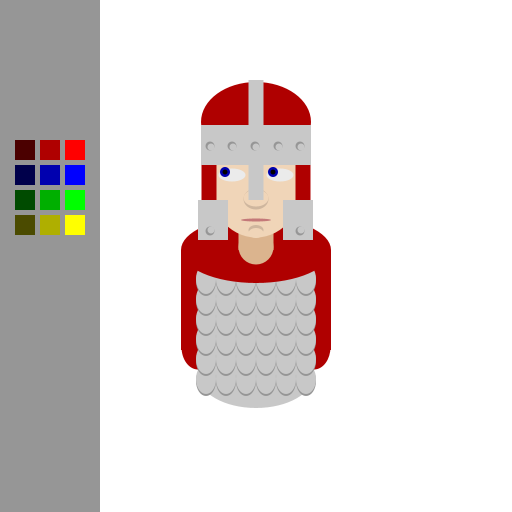
Frame 1 (no input)
Frame 60 (the mouse pressed at the canvas centre just before this capture): identical to frame 1, image omitted
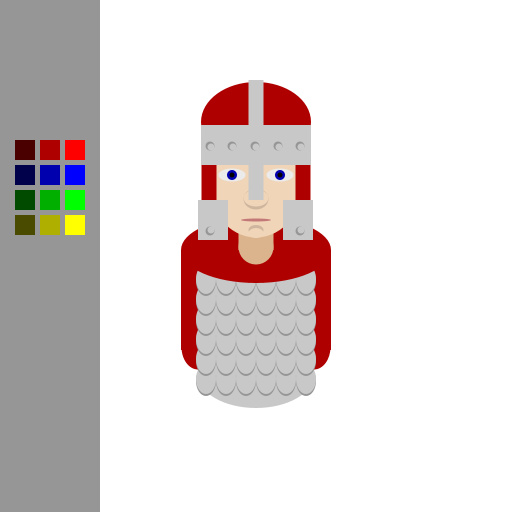
Frame 120 (the mouse held since frame 60 and released just before this capture)

The Processing sketch that drew these frames (run headless with seeded random() and noise(); from frame 60 on, the mouse is pressed at the canvas centre):

// Processing sketch: processing_71848
// ── processing_71848.pde

// creature's local origin
int localX = 256;
int localY = 175;

//-------------------------------------------

// switch to turn grid on/off
boolean gridOn = false;   // start "off"

//
// keyTyped() is called once every time a key is pressed
//     ignoring CTRL, SHIFT, ALT
void keyTyped() {
  if ( key == 'g'  || key == 'G' ) {
    gridOn = !gridOn;
  }
}

//
// draw_grid() is used to overlay a grid
//
void draw_grid() {

  // grid parameters
  int span      = 500;    // how far each way from the local origin
  int increment = 25;     // how close the lines are
                          // note: should be a factor of 100
  // draw grid
  strokeWeight( 1 );
  for ( int i=-span; i<=span; i+=increment ) {
    if ( ( i % 100 ) == 0 ) {
      stroke( 255, 0, 0, 192 );
    } else {
      stroke( 255, 0, 0, 64 );
    }
    line( localX-i, localY-span, localX-i, localY+span );

    if ( ( i % 100 ) == 0 ) {
      stroke( 0, 0, 255, 192 );
    } else {
      stroke( 0, 0, 255, 64 );
    }
    line( localX-span, localY-i, localX+span, localY-i );
  }
  
  // draw axes
  strokeWeight( 2.5 );
  stroke( 255, 0, 0 );
  line( 0, localY, width, localY );  
  stroke( 0, 0, 255 );
  line( localX, 0, localX, height );
}


//
// setup() is called once at the beginning to initialize
//
void setup() {
  size( 512, 512 );        // size of the window
  smooth();                // antialiasing 
}
//color options -----I intend to make these integer variables active in future versions as a means to select different colors for the helmet and armor.----
//red
  int r1=75; int g1=0; int b1=0;
  int r2=175; int g2=0; int b2=0;
  int r3=255; int g3=0; int b3=0;
//blue
  int r4=0; int g4=0; int b4=75;
  int r5=0; int g5=0; int b5=175;
  int r6=0; int g6=0; int b6=255;
//green
  int r7=0; int g7=75; int b7=0;
  int r8=0; int g8=175; int b8=0;
  int r9=0; int g9=255; int b9=0;
//yellow
  int r10=75; int g10=75; int b10=0;
  int r11=175; int g11=175; int b11=0;
  int r12=255; int g12=255; int b12=0;
//color pick
int rCP = r2; int gCP = g2; int bCP = b2;

//gray values---will be static color values

int gray1 = 200;
int gray2 = 150;
int eyeGray = 235;
int pupilBlack = 0;
int bg = 255;

//skin tones---will be static color values
int rNeck = 219; int gNeck = 180; int bNeck = 142;
int rHead = 240; int gHead = 213; int bHead = 184;
int rFace = 240; int gFace = 213; int bFace = 184;
int rShadow = 206; int gShadow = 182; int bShadow = 158;
int rMouth = 196; int gMouth = 121; int bMouth = 121;

//
//
// draw() is called once per frame to draw
//
void draw() {
  background( bg );       // white background

  // move the local origin??
  if ( gridOn  &&  mousePressed  &&  ( mouseButton == LEFT ) ) {
    localX = mouseX;
    localY = mouseY;
    println( "localX is " + localX + "    localY is " + localY );
  }

rectMode( CENTER );
ellipseMode( CENTER );

//--------------------------------
noStroke();



//BODY
fill(rCP, gCP, bCP);
  //rightElbow
  ellipse(localX-58,localY+172,33,45);
  //leftElbow
  ellipse(localX+58,localY+172,33,45);
  //arms
  rect(localX,localY+125,150,100);
fill(gray1);
  //waist
  ellipse(localX,localY+200,115,66);
  //chest
  rect(localX,localY+135,115,140);
  

  
//scales---------------------------------------------
  //variables----------------------------
int scW = 20;
int scH = 30;
int scSp = 20;
int scY = localY+206;
int scYEnd = localY+105;
  //-------------------------------------------

while (scY>scYEnd) {
  int scX = localX-50;
  int scXEnd = localX+51;
while (scX<scXEnd) {
  fill(gray2);
  ellipse(scX,scY,scW,scH);
fill(gray1);
  ellipse(scX,scY-2,scW,scH);
  scX=scX+scSp;
}
scY=scY-scSp;
}
//--------------------------------------------------------


fill(rCP, gCP, bCP);
  //shoulders
  ellipse(localX,localY+75,150,66);

//HEAD
fill(rNeck,gNeck,bNeck);
  //neckRound
  ellipse(localX,localY+72,35,35);
  //neck
  rect(localX,localY+50,35,50);
fill(rHead,gHead,bHead);
  //head
  ellipse(localX,localY,100,125);
fill(gray1);

//FACE
  //Eye
fill(eyeGray);
    //leftEyeScalera
    ellipse(localX-24,localY,27,13);
    //rightEyeScalera
    ellipse(localX+24,localY,27,13);
fill(r5,g5,b5); //eye blue
    //leftEyeCornea
    ellipse(localX-24+7*(mouseX-256)/256,localY+3*(mouseY-256)/256,10,10);
    //rightEyeCornea
    ellipse(localX+24+7*(mouseX-256)/256,localY+3*(mouseY-256)/256,10,10);
fill(pupilBlack);
    //leftEyePupil
    ellipse(localX-24+7*(mouseX-256)/256,localY+3*(mouseY-256)/256,5,5);
    //rightEyePupil
    ellipse(localX+24+7*(mouseX-256)/256,localY+3*(mouseY-256)/256,5,5);
fill(rMouth,gMouth,bMouth);
  //Mouth
    ellipse(localX,localY+45,30,3);
fill(rShadow,gShadow,bShadow);
  //Nose
    ellipse(localX,localY+24,25,21);
fill(rFace,gFace,bFace);
  //Nose
    ellipse(localX,localY+23,25,17);
fill(rShadow,gShadow,bShadow);
 //ChinShadow
    ellipse(localX,localY+55,15,10);
fill(rFace,gFace,bFace);
  //Chin
    ellipse(localX,localY+58,15,10);

//HELMET
fill(rCP, gCP, bCP);
  //leftSide
  rect(localX+47,localY+20,15,66);
  //rightSide
  rect(localX-47,localY+20,15,66);
fill(gray1);
  //leftCheekGuard
  rect(localX+42,localY+45,30,40);
  //rightCheekGuard
  rect(localX-43,localY+45,30,40);
fill(rCP, gCP, bCP);
  //helmetDome
  ellipse(localX,localY-53,110,80);
fill(gray1);
  //noseGuard
  rect(localX,localY-35,15,120);
fill(gray1);
  //helmetFrame
  rect(localX,localY-30,110,40);
fill(gray2);
   //rivot1Shadow
  ellipse(localX-46,localY-29,9,9);
  //rivot2Shadow
  ellipse(localX-24,localY-29,9,9);
  //rivot3Shadow
  ellipse(localX-1,localY-29,9,9);
  //rivot4Shadow
  ellipse(localX+22,localY-29,9,9);
  //rivot5Shadow
  ellipse(localX+44,localY-29,9,9);
fill(gray1);
  //rivot1
  ellipse(localX-45,localY-28,7,7);
  //rivot2
  ellipse(localX-23,localY-28,7,7);
  //rivot3
  ellipse(localX,localY-28,7,7);
  //rivot4
  ellipse(localX+23,localY-28,7,7);
  //rivot5
  ellipse(localX+45,localY-28,7,7);
fill(gray2);
   //rivot6Shadow
  ellipse(localX-46,localY+56,9,9);
  //rivot7Shadow
  ellipse(localX+44,localY+56,9,9);
fill(gray1);
  //rivot6
  ellipse(localX-45,localY+55,7,7);
  //rivot7
  ellipse(localX+45,localY+55,7,7);
  
//Color Panel
fill(gray2);
rect (50, 256, 100, height);
//reds-------------------------
fill(r1,g1,b1);
rect (25,150,20,20);//darkred
fill(r2,g2,b2);
rect (50,150,20,20);//medium red
fill(r3,g3,b3);
rect (75,150,20,20);//light red
//blues------------------------
fill(r4,g4,b4);
rect (25,175,20,20);//dark blue
fill(r5,g5,b5);
rect (50,175,20,20);//medium blue
fill(r6,g6,b6);
rect (75,175,20,20);//light blue
//greens-----------------------
fill(r7,g7,b7);
rect (25,200,20,20);//dark green
fill(r8,g8,b8);
rect (50,200,20,20);//medium green
fill(r9,g9,b9);
rect (75,200,20,20);//light green
//yellows----------------------
fill(r10,g10,b10);
rect (25,225,20,20);//dark yellow
fill(r11,g11,b11);
rect (50,225,20,20);//medium yellow
fill(r12,g12,b12);
rect (75,225,20,20);//light yellow
//------------------------------
  
if (mousePressed && (mouseX>=15 && mouseX<=26) && (mouseY>=140 && mouseY<=160)) {
  rCP=r1;
  gCP=g1;
  bCP=b1;
}
if (mousePressed && (mouseX>=40 && mouseX<=60) && (mouseY>=140 && mouseY<=160)) {
  rCP=r2;
  gCP=g2;
  bCP=b2;
}
if (mousePressed && (mouseX>=65 && mouseX<=85) && (mouseY>=140 && mouseY<=160)) {
  rCP=r3;
  gCP=g3;
  bCP=b3;
}
if (mousePressed && (mouseX>=15 && mouseX<=26) && (mouseY>=165 && mouseY<=185)) {
  rCP=r4;
  gCP=g4;
  bCP=b4;
}
if (mousePressed && (mouseX>=40 && mouseX<=60) && (mouseY>=165 && mouseY<=185)) {
  rCP=r5;
  gCP=g5;
  bCP=b5;
}
if (mousePressed && (mouseX>=65 && mouseX<=85) && (mouseY>=165 && mouseY<=185)) {
  rCP=r6;
  gCP=g6;
  bCP=b6;
}
if (mousePressed && (mouseX>=15 && mouseX<=26) && (mouseY>=190 && mouseY<=210)) {
  rCP=r7;
  gCP=g7;
  bCP=b7;
}
if (mousePressed && (mouseX>=40 && mouseX<=60) && (mouseY>=190 && mouseY<=210)) {
  rCP=r8;
  gCP=g8;
  bCP=b8;
}
if (mousePressed && (mouseX>=65 && mouseX<=85) && (mouseY>=190 && mouseY<=210)) {
  rCP=r9;
  gCP=g9;
  bCP=b9;
}
if (mousePressed && (mouseX>=15 && mouseX<=26) && (mouseY>=215 && mouseY<=235)) {
  rCP=r10;
  gCP=g10;
  bCP=b10;
}
if (mousePressed && (mouseX>=40 && mouseX<=60) && (mouseY>=215 && mouseY<=235)) {
  rCP=r11;
  gCP=g11;
  bCP=b11;
}
if (mousePressed && (mouseX>=65 && mouseX<=85) && (mouseY>=215 && mouseY<=235)) {
  rCP=r12;
  gCP=g12;
  bCP=b12;
}
  
  // draw the grid
  if ( gridOn ) {
    draw_grid();
  }
}
